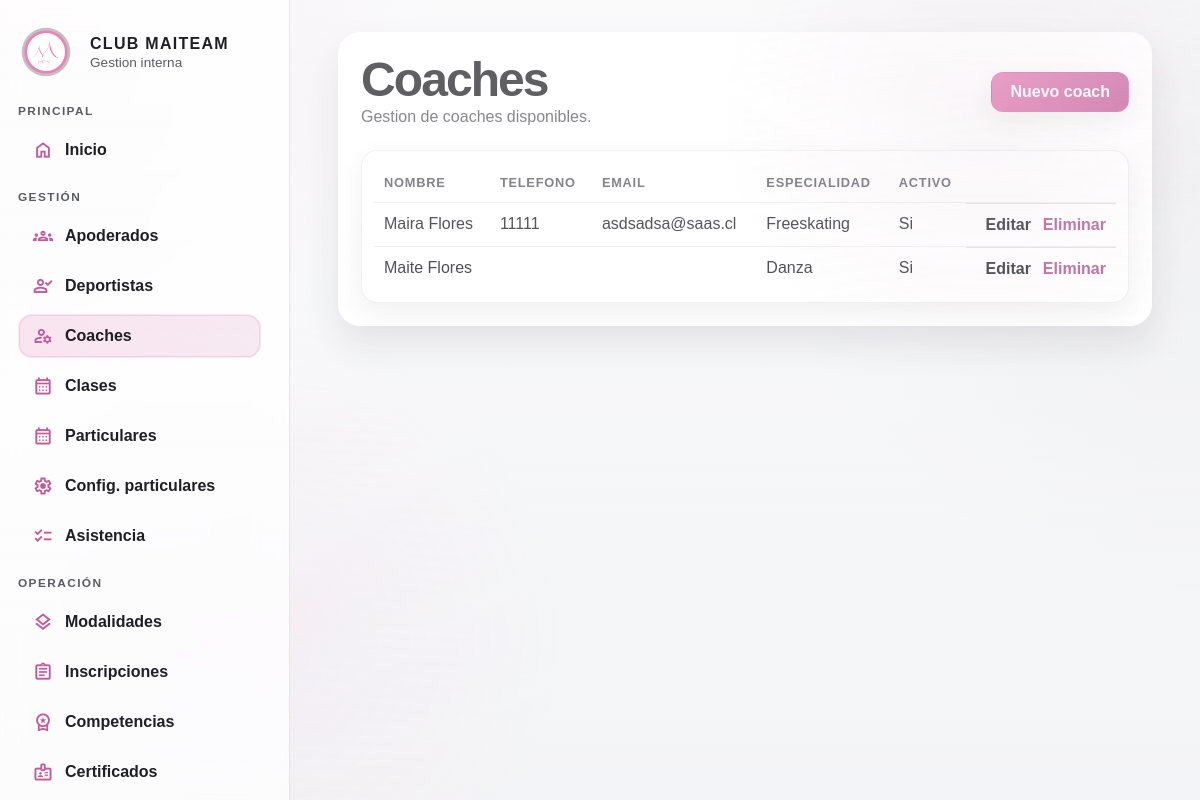
Screenshot of /interno/?page=coaches with the database file from the repository.
### tables this page shows
CREATE TABLE IF NOT EXISTS coaches (
    id INT UNSIGNED AUTO_INCREMENT PRIMARY KEY,
    nombre VARCHAR(120) NOT NULL,
    telefono VARCHAR(40) DEFAULT NULL,
    email VARCHAR(160) DEFAULT NULL,
    especialidad VARCHAR(120) DEFAULT NULL,
    activo TINYINT(1) NOT NULL DEFAULT 1,
    created_at TIMESTAMP NOT NULL DEFAULT CURRENT_TIMESTAMP,
    updated_at TIMESTAMP NULL DEFAULT NULL ON UPDATE CURRENT_TIMESTAMP
);

### interno/src/helpers.php (called while the page is built, shortened)
<?php
function config(string $key, $default = null)
{
    $segments = explode('.', $key);
    $root = array_shift($segments);
    if ($root === 'db') {
        $source = $GLOBALS['db_config'] ?? [];
    } elseif ($root === 'app') {
        $source = $GLOBALS['app_config'] ?? [];
    } else {
        $source = $GLOBALS['app_config'] ?? [];
        array_unshift($segments, $root);
    }
    foreach ($segments as $segment) {
        $source = $source[$segment];
    }
    return $source;
}
function env(string $key, $default = null)
{
    $value = $_ENV[$key] ?? getenv($key);
    return $value;
}
function db(): PDO
{
    $host = env('DB_HOST', config('db.host', '127.0.0.1'));
    $dbname = env('DB_NAME', config('db.name', 'maiteam'));
    $user = env('DB_USER', config('db.user', 'root'));
    $pass = env('DB_PASS', config('db.pass', ''));
    $dsn = sprintf('mysql:host=%s;dbname=%s;charset=utf8mb4', $host, $dbname);
    $pdo = new PDO($dsn, $user, $pass, [
        PDO::ATTR_ERRMODE => PDO::ERRMODE_EXCEPTION,
        PDO::ATTR_DEFAULT_FETCH_MODE => PDO::FETCH_ASSOC,
    ]);
    return $pdo;
}
function render(string $view, array $data = []): void
{
    $viewPath = __DIR__ . '/../views/' . $view . '.php';
    $layoutPath = __DIR__ . '/../views/layout.php';
    $data['viewPath'] = $viewPath;
    extract($data, EXTR_SKIP);
    require $layoutPath;
}
function base_url(string $path = ''): string
{
    $base = rtrim((string) config('base_url', '/interno'), '/');
    $path = ltrim($path, '/');
    return $path === '' ? $base : $base . '/' . $path;
}
function e(?string $value): string
{
    return htmlspecialchars((string) $value, ENT_QUOTES, 'UTF-8');
}

### interno/src/coaches.php (called while the page is built, shortened)
<?php
function coaches_all(): array
{
    $stmt = db()->query(
        'SELECT id, nombre, telefono, email, especialidad, activo FROM coaches ORDER BY nombre'
    );
    return $stmt->fetchAll();
}

### interno/views/coaches/index.php (the view, shortened to what this page needs)
<section class="page">
    <div class="page-header">
        <div>
            <h1>Coaches</h1>
            <p>Gestion de coaches disponibles.</p>
        </div>
        <a class="button" href="<?= e(base_url('/?page=coaches&action=create')) ?>">Nuevo coach</a>
    </div>
    <div class="table-wrapper">
        <table>
            <thead>
                <tr>
                    <th>Nombre</th>
                    <th>Telefono</th>
                    <th>Email</th>
                    <th>Especialidad</th>
                    <th>Activo</th>
                    <th></th>
                </tr>
            </thead>
            <tbody>
                <?php if (empty($coaches)): ?>
                    <tr>
                        <td colspan="6">Aun no hay coaches registrados.</td>
                    </tr>
                <?php else: ?>
                    <?php foreach ($coaches as $coach): ?>
                        <tr>
                            <td><?= e($coach['nombre']) ?></td>
                            <td><?= e($coach['telefono']) ?></td>
                            <td><?= e($coach['email']) ?></td>
                            <td><?= e($coach['especialidad']) ?></td>
                            <td><?= $coach['activo'] ? 'Si' : 'No' ?></td>
                            <td class="actions">
                                <a class="link" href="<?= e(base_url('/?page=coaches&action=edit&id=' . $coach['id'])) ?>">Editar</a>
                                <form method="post" action="<?= e(base_url('/?page=coaches&action=delete')) ?>" onsubmit="return confirm('Eliminar este coach?');">
                                    <button type="submit" class="link danger">Eliminar</button>
                                </form>
                            </td>
                        </tr>
                    <?php endforeach; ?>
                <?php endif; ?>
            </tbody>
        </table>
    </div>
</section>

### interno/assets/css/app.css (style rules this page uses)
:root { --bg: #f3f4f7; --bg-soft: #fff4fb; --surface: rgba(255, 255, 255, 0.9); --surface-strong: rgba(255, 255, 255, 0.96); --surface-soft: rgba(255, 255, 255, 0.72); --border: rgba(84, 87, 103, 0.14); --border-strong: rgba(195, 91, 152, 0.2); --text: #1f1f24; --muted: #5a5a63; --accent: #e57bb4; --accent-dark: #c35b98; --accent-deep: #9f3f79; --danger: #b24b89; --success: #2f8f5b; --warning: #ab6b1b; --shadow-sm: 0 10px 24px rgba(37, 37, 43, 0.08); --shadow-md: 0 18px 36px rgba(37, 37, 43, 0.12); --shadow-lg: 0 24px 52px rgba(37, 37, 43, 0.16); --radius-sm: 12px; --radius-md: 18px; --radius-lg: 24px; --sidebar-expanded: 290px; --sidebar-collapsed: 92px; }
* { box-sizing: border-box; }
html { color-scheme: light; }
body { margin: 0; min-height: 100vh; font-family: "Manrope", "Poppins", "Montserrat", sans-serif; color: var(--text); background: radial-gradient(circle at 0% 0%, rgba(229, 123, 180, 0.14), transparent 30%), radial-gradient(circle at 100% 20%, rgba(182, 182, 187, 0.16), transparent 32%), linear-gradient(180deg, #f8f8fa 0%, var(--bg) 100%); }
body::before { content: ""; position: fixed; inset: 0; pointer-events: none; background: linear-gradient(rgba(255, 255, 255, 0.35), rgba(255, 255, 255, 0.08)), radial-gradient(circle at 20% 80%, rgba(229, 123, 180, 0.08), transparent 28%), radial-gradient(circle at 82% 14%, rgba(159, 63, 121, 0.07), transparent 22%); opacity: 0.9; }
a { color: inherit; }
button, input, select, textarea { font: inherit; }
button, a { -webkit-tap-highlight-color: transparent; }
h1, h2, h3, p { margin: 0; }
h1 { font-size: clamp(1.9rem, 4vw, 3.2rem); line-height: 1.04; letter-spacing: -0.04em; }
.button { display: inline-flex; align-items: center; justify-content: center; gap: 8px; padding: 10px 18px; border-radius: 12px; background: linear-gradient(135deg, var(--accent), var(--accent-dark)); color: #ffffff; text-decoration: none; font-weight: 700; border: 1px solid rgba(195, 91, 152, 0.32); box-shadow: var(--shadow-sm); transition: transform 0.18s ease, box-shadow 0.18s ease, background-color 0.18s ease, border-color 0.18s ease; }
.page { background: var(--surface-strong); padding: 22px; border-radius: 22px; box-shadow: var(--shadow-md); border: 1px solid rgba(255, 255, 255, 0.74); }
.page > * + * { margin-top: 18px; }
.page-header { display: flex; align-items: center; justify-content: space-between; gap: 16px; flex-wrap: wrap; }
.page-header p, .ficha-header p { color: var(--muted); line-height: 1.55; }
.table-wrapper { margin-top: 20px; overflow-x: auto; background: var(--surface); border-radius: 16px; padding: 12px; border: 1px solid rgba(100, 100, 100, 0.12); box-shadow: var(--shadow-sm); }
.table-wrapper table { width: 100%; border-collapse: collapse; }
.table-wrapper th, .table-wrapper td { padding: 12px 10px; border-bottom: 1px solid rgba(100, 100, 100, 0.12); vertical-align: top; }
.table-wrapper th { text-align: left; font-size: 0.8rem; text-transform: uppercase; letter-spacing: 0.06em; color: var(--muted); font-weight: 800; }
.table-wrapper tr:last-child td { border-bottom: 0; }
table { width: 100%; border-collapse: collapse; color: var(--text); }
thead th { text-align: left; font-size: 0.85rem; text-transform: uppercase; letter-spacing: 0.06em; color: var(--muted); padding: 10px 8px; }
tbody td { padding: 10px 8px; border-top: 1px solid rgba(100, 100, 100, 0.2); }
.actions { display: flex; gap: 12px; align-items: center; justify-content: flex-end; }
.link { background: none; border: none; color: var(--text); font-weight: 600; cursor: pointer; text-decoration: none; padding: 0; }
.link.danger { color: var(--danger); }

### rows the page displays
coaches: nombre "Maira Flores", telefono "11111", email "asdsadsa@saas.cl", especialidad "Freeskating", activo "Si"
coaches: nombre "Maite Flores", especialidad "Danza", activo "Si"

### other values shown
$sectionLabel "PRINCIPAL"
$item['label'] "Inicio"
$sectionLabel "GESTIÓN"
$item['label'] "Apoderados"
$item['label'] "Deportistas"
$item['label'] "Coaches"
$item['label'] "Clases"
$item['label'] "Particulares"
$item['label'] "Config. particulares"
$item['label'] "Asistencia"
$sectionLabel "OPERACIÓN"
$item['label'] "Modalidades"
$item['label'] "Inscripciones"
$item['label'] "Competencias"
$item['label'] "Certificados"
